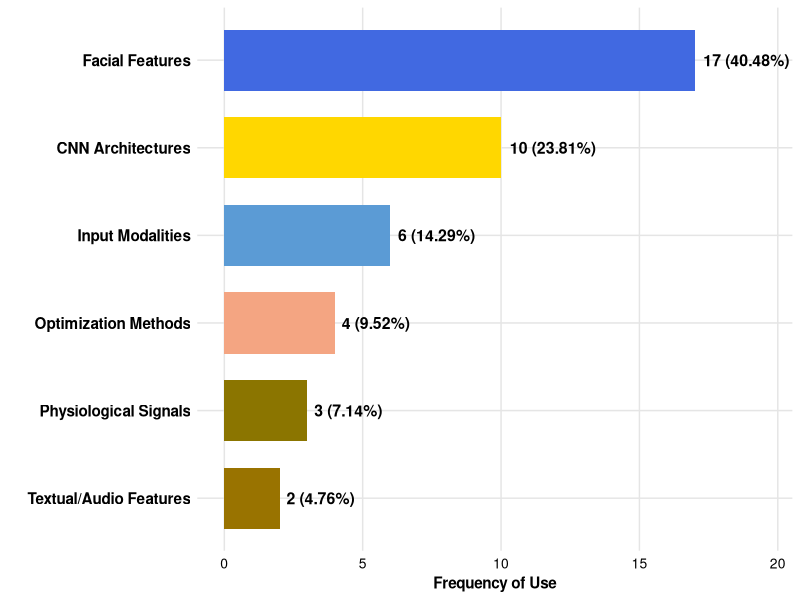
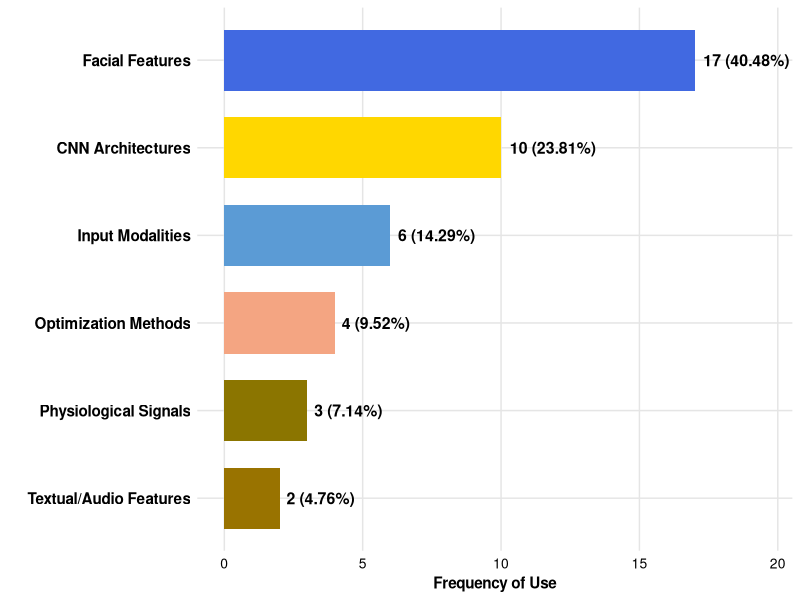

The R source for these figures, in order:
library(ggplot2)
library(dplyr)

df_features <- data.frame(
  Features_Group = c("Facial Features", "CNN Architectures", 
                     "Input Modalities", "Optimization Methods",
                     "Physiological Signals", "Textual/Audio Features"),
  Count = c(17, 10, 6, 4, 3, 2),
  Percentage = c(40.48, 23.81, 14.29, 9.52, 7.14, 4.76)
)

df_features <- df_features %>% arrange(desc(Count))

colores_features <- c("#FFD700", "#4169E1", "#5B9BD5", 
                      "#F4A582", "#8B7500", "#997300")

ggplot(df_features, aes(x = reorder(Features_Group, Count), 
                        y = Count, fill = Features_Group)) +
  geom_bar(stat = "identity", width = 0.7) +
  geom_text(aes(label = paste0(Count, " (", Percentage, "%)")), 
            hjust = -0.1, size = 4, fontface = "bold") +
  coord_flip() +
  scale_fill_manual(values = colores_features) +
  labs(x = "", y = "Frequency of Use") +
  theme_minimal() +
  theme(legend.position = "none",
        axis.text.y = element_text(size = 11, face = "bold", color = "black"),
        axis.text.x = element_text(size = 10, color = "black"),
        axis.title.x = element_text(face = "bold", color = "black"),
        panel.grid.major = element_line(color = "gray90"),
        panel.grid.minor = element_blank()) +
  ylim(0, max(df_features$Count) * 1.15)

ggsave("figure8_feature_groups.png", width = 12, height = 8, dpi = 300)